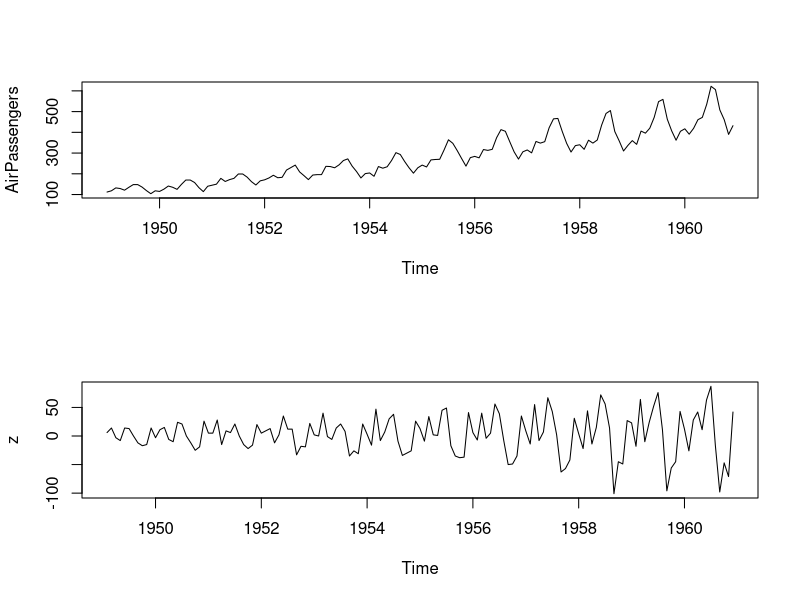

Here is the R script that generated this plot:
#Series temporais e analises preditivas - Fernando Amaral
library(urca)
library(forecast)

#teste de estacionariedade
x = ur.kpss(AirPassengers)
print(x)

#faz a diferenciacao
z = diff(AirPassengers)
#testa novamente
x = ur.kpss(z)
print(x)

split.screen( figs = c( 2, 1 ) )
screen(1)
plot(AirPassengers)
screen(2)
plot(z)
close.screen( all = TRUE )
